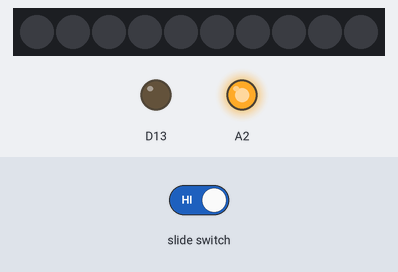
A sketch run on a simulated Adafruit Circuit Playground Express. On the bench: 10 RGB LEDs in strip order, left to right, output pins drawn as LEDs (lit = HIGH). Inputs (shaded band) come from the test bench. What the sketch prints to the serial monitor is not drawn.

Above: at 1.2 s.
1.3 s: slide switch set LOW
At 2.3 s:
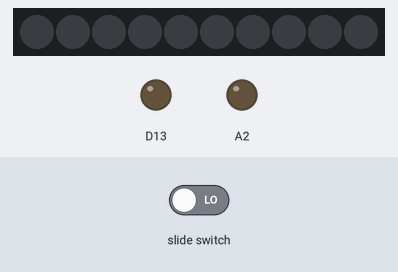
2.8 s: slide switch set HIGH
At 3.5 s:
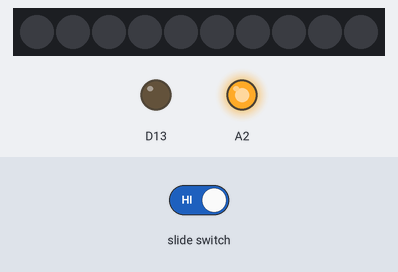
Timing chart, 0 to 5.8 s (numbered marks = the images above; inputs shaded):
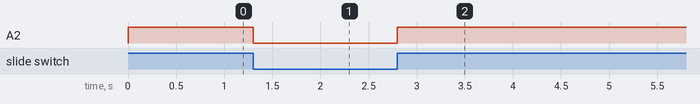

The sketch:

Hello_Digi_Vibe.ino
```cpp
#include <Adafruit_CircuitPlayground.h>

bool slideSwitch;

void setup() {
  Serial.begin(9600);
  CircuitPlayground.begin();
  pinMode(A2,OUTPUT);
}

void loop() {
    slideSwitch = CircuitPlayground.slideSwitch();
 if (slideSwitch) {
    digitalWrite(A2, HIGH);
    Serial.print("+");
    } else {
    digitalWrite(A2, LOW);
  Serial.print("-");
  }
  Serial.println();

}
```

Measured:
- after the input at 1.3 s, A2: HIGH → LOW at once
- after the input at 2.8 s, A2: LOW → HIGH at once
